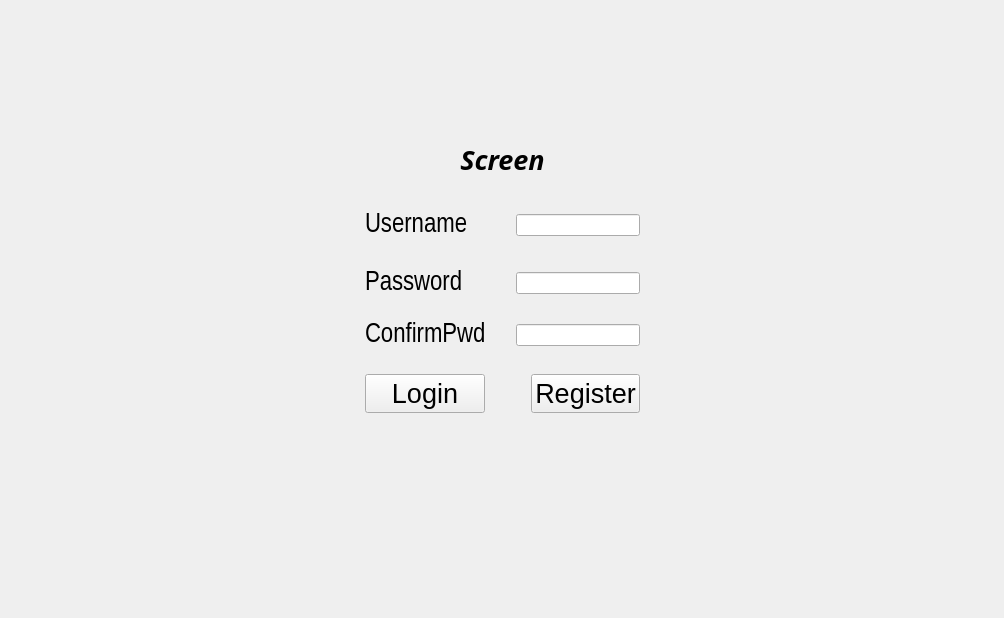
<?xml version="1.0" encoding="UTF-8"?>
<ui version="4.0">
 <class>Login</class>
 <widget class="QWidget" name="Login">
  <property name="geometry">
   <rect>
    <x>0</x>
    <y>0</y>
    <width>1004</width>
    <height>618</height>
   </rect>
  </property>
  <property name="font">
   <font>
    <family>Arial</family>
    <weight>50</weight>
    <italic>false</italic>
    <bold>false</bold>
   </font>
  </property>
  <property name="windowTitle">
   <string/>
  </property>
  <property name="windowOpacity">
   <double>1.000000000000000</double>
  </property>
  <property name="styleSheet">
   <string notr="true">#Login{border-image: url(:/image/loginBackground);}</string>
  </property>
  <layout class="QGridLayout" name="gridLayout_5">
   <item row="1" column="2" colspan="2">
    <layout class="QGridLayout" name="gridLayout_2">
     <item row="2" column="0">
      <layout class="QGridLayout" name="gridLayout_3">
       <item row="1" column="0">
        <widget class="QPushButton" name="pushButton_login">
         <property name="font">
          <font>
           <family>Arial</family>
           <pointsize>20</pointsize>
          </font>
         </property>
         <property name="text">
          <string>   Login   </string>
         </property>
        </widget>
       </item>
       <item row="1" column="2">
        <widget class="QPushButton" name="pushButton_register">
         <property name="font">
          <font>
           <family>Arial</family>
           <pointsize>20</pointsize>
          </font>
         </property>
         <property name="text">
          <string>Register</string>
         </property>
        </widget>
       </item>
       <item row="1" column="1">
        <spacer name="horizontalSpacer_6">
         <property name="orientation">
          <enum>Qt::Horizontal</enum>
         </property>
         <property name="sizeHint" stdset="0">
          <size>
           <width>40</width>
           <height>20</height>
          </size>
         </property>
        </spacer>
       </item>
      </layout>
     </item>
     <item row="0" column="0">
      <layout class="QGridLayout" name="gridLayout">
       <item row="0" column="1" rowspan="6">
        <spacer name="verticalSpacer">
         <property name="orientation">
          <enum>Qt::Vertical</enum>
         </property>
         <property name="sizeHint" stdset="0">
          <size>
           <width>20</width>
           <height>40</height>
          </size>
         </property>
        </spacer>
       </item>
       <item row="3" column="0">
        <widget class="QLabel" name="label_password">
         <property name="enabled">
          <bool>true</bool>
         </property>
         <property name="font">
          <font>
           <family>Arial Narrow</family>
           <pointsize>20</pointsize>
           <weight>50</weight>
           <bold>false</bold>
          </font>
         </property>
         <property name="locale">
          <locale language="Church" country="Russia"/>
         </property>
         <property name="text">
          <string>Password</string>
         </property>
        </widget>
       </item>
       <item row="0" column="0">
        <widget class="QLabel" name="label_username">
         <property name="font">
          <font>
           <family>Arial Narrow</family>
           <pointsize>20</pointsize>
          </font>
         </property>
         <property name="text">
          <string>Username</string>
         </property>
        </widget>
       </item>
       <item row="1" column="0">
        <spacer name="horizontalSpacer">
         <property name="orientation">
          <enum>Qt::Horizontal</enum>
         </property>
         <property name="sizeHint" stdset="0">
          <size>
           <width>40</width>
           <height>20</height>
          </size>
         </property>
        </spacer>
       </item>
       <item row="1" column="2">
        <spacer name="horizontalSpacer_2">
         <property name="orientation">
          <enum>Qt::Horizontal</enum>
         </property>
         <property name="sizeHint" stdset="0">
          <size>
           <width>40</width>
           <height>20</height>
          </size>
         </property>
        </spacer>
       </item>
       <item row="5" column="0">
        <widget class="QLabel" name="label_confirmpwd">
         <property name="font">
          <font>
           <family>Arial Narrow</family>
           <pointsize>20</pointsize>
          </font>
         </property>
         <property name="text">
          <string>ConfirmPwd</string>
         </property>
        </widget>
       </item>
       <item row="3" column="2">
        <widget class="QLineEdit" name="lineEdit_password">
         <property name="text">
          <string/>
         </property>
         <property name="echoMode">
          <enum>QLineEdit::Password</enum>
         </property>
        </widget>
       </item>
       <item row="5" column="2">
        <widget class="QLineEdit" name="lineEdit_confirmpwd">
         <property name="echoMode">
          <enum>QLineEdit::Password</enum>
         </property>
        </widget>
       </item>
       <item row="0" column="2">
        <widget class="QLineEdit" name="lineEdit_username"/>
       </item>
       <item row="4" column="0">
        <spacer name="horizontalSpacer_7">
         <property name="orientation">
          <enum>Qt::Horizontal</enum>
         </property>
         <property name="sizeHint" stdset="0">
          <size>
           <width>40</width>
           <height>20</height>
          </size>
         </property>
        </spacer>
       </item>
       <item row="4" column="2">
        <spacer name="horizontalSpacer_8">
         <property name="orientation">
          <enum>Qt::Horizontal</enum>
         </property>
         <property name="sizeHint" stdset="0">
          <size>
           <width>40</width>
           <height>20</height>
          </size>
         </property>
        </spacer>
       </item>
      </layout>
     </item>
     <item row="1" column="0">
      <spacer name="horizontalSpacer_3">
       <property name="orientation">
        <enum>Qt::Horizontal</enum>
       </property>
       <property name="sizeHint" stdset="0">
        <size>
         <width>40</width>
         <height>20</height>
        </size>
       </property>
      </spacer>
     </item>
    </layout>
   </item>
   <item row="1" column="0">
    <spacer name="horizontalSpacer_4">
     <property name="orientation">
      <enum>Qt::Horizontal</enum>
     </property>
     <property name="sizeHint" stdset="0">
      <size>
       <width>40</width>
       <height>20</height>
      </size>
     </property>
    </spacer>
   </item>
   <item row="0" column="2" colspan="2">
    <layout class="QGridLayout" name="gridLayout_4">
     <item row="1" column="0">
      <widget class="QLabel" name="label_screen">
       <property name="font">
        <font>
         <family>Bahnschrift Light SemiCondensed</family>
         <pointsize>20</pointsize>
         <weight>75</weight>
         <italic>true</italic>
         <bold>true</bold>
         <underline>false</underline>
        </font>
       </property>
       <property name="text">
        <string>Screen</string>
       </property>
       <property name="alignment">
        <set>Qt::AlignCenter</set>
       </property>
      </widget>
     </item>
     <item row="0" column="0">
      <widget class="QLabel" name="label_information">
       <property name="font">
        <font>
         <family>Arial Narrow</family>
         <pointsize>12</pointsize>
         <weight>75</weight>
         <italic>true</italic>
         <bold>true</bold>
         <underline>false</underline>
        </font>
       </property>
       <property name="text">
        <string/>
       </property>
       <property name="alignment">
        <set>Qt::AlignCenter</set>
       </property>
      </widget>
     </item>
    </layout>
   </item>
   <item row="1" column="4">
    <spacer name="horizontalSpacer_5">
     <property name="orientation">
      <enum>Qt::Horizontal</enum>
     </property>
     <property name="sizeHint" stdset="0">
      <size>
       <width>40</width>
       <height>20</height>
      </size>
     </property>
    </spacer>
   </item>
   <item row="0" column="0">
    <spacer name="verticalSpacer_3">
     <property name="orientation">
      <enum>Qt::Vertical</enum>
     </property>
     <property name="sizeHint" stdset="0">
      <size>
       <width>20</width>
       <height>40</height>
      </size>
     </property>
    </spacer>
   </item>
   <item row="0" column="4">
    <spacer name="verticalSpacer_4">
     <property name="orientation">
      <enum>Qt::Vertical</enum>
     </property>
     <property name="sizeHint" stdset="0">
      <size>
       <width>20</width>
       <height>40</height>
      </size>
     </property>
    </spacer>
   </item>
   <item row="2" column="3">
    <spacer name="verticalSpacer_2">
     <property name="orientation">
      <enum>Qt::Vertical</enum>
     </property>
     <property name="sizeHint" stdset="0">
      <size>
       <width>20</width>
       <height>40</height>
      </size>
     </property>
    </spacer>
   </item>
   <item row="2" column="2">
    <spacer name="verticalSpacer_5">
     <property name="orientation">
      <enum>Qt::Vertical</enum>
     </property>
     <property name="sizeHint" stdset="0">
      <size>
       <width>20</width>
       <height>40</height>
      </size>
     </property>
    </spacer>
   </item>
  </layout>
 </widget>
 <layoutdefault spacing="6" margin="11"/>
 <tabstops>
  <tabstop>lineEdit_username</tabstop>
  <tabstop>lineEdit_password</tabstop>
  <tabstop>pushButton_login</tabstop>
  <tabstop>pushButton_register</tabstop>
 </tabstops>
 <resources/>
 <connections/>
</ui>
